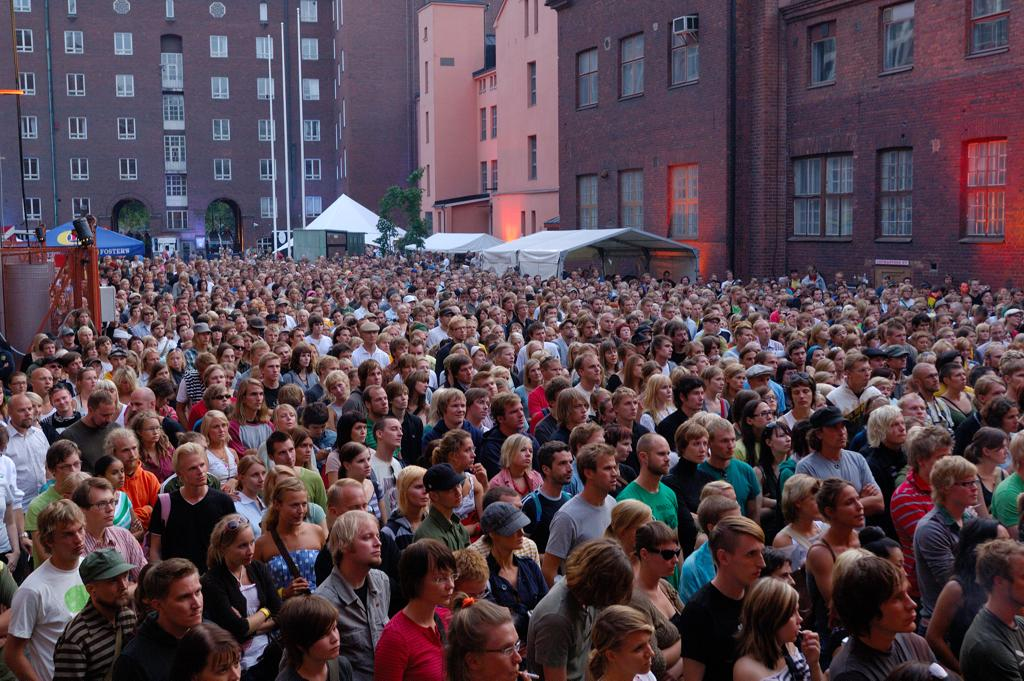
#> input picture ShanghaiTech/part_A/train_data/images/IMG_109.jpg, 1024 x 681 px, found by its file name; its folder holds 4 pictures in this run
$ python visualize.py
#> lines starting #> are read from the running program, lines starting #| are printed output that depends on the picture
import os
import cv2
import matplotlib.pyplot as plt


data_path = r"C:\Users\bolak\OneDrive\Desktop\deepvision\deepvision\ShanghaiTech\part_A\train_data\images"
images = os.listdir(data_path)
print(f"Total images found: {len(images)}")

# Display the first 4 sample images
plt.figure(figsize=(12, 8))
for i, img_name in enumerate(images[:4]):
    img_path = os.path.join(data_path, img_name)
    img = cv2.imread(img_path)
#> img is the input picture: shape (681, 1024, 3); mean B, G, R 77.7, 67.8, 85.7

    if img is None:
        print(f"⚠️ Could not read {img_name}")
        continue

    img = cv2.cvtColor(img, cv2.COLOR_BGR2RGB)
    plt.subplot(2, 2, i + 1)
    plt.imshow(img)
    plt.title(f"Sample {i + 1}: {img_name}")
    plt.axis("off")

plt.tight_layout()
plt.show()
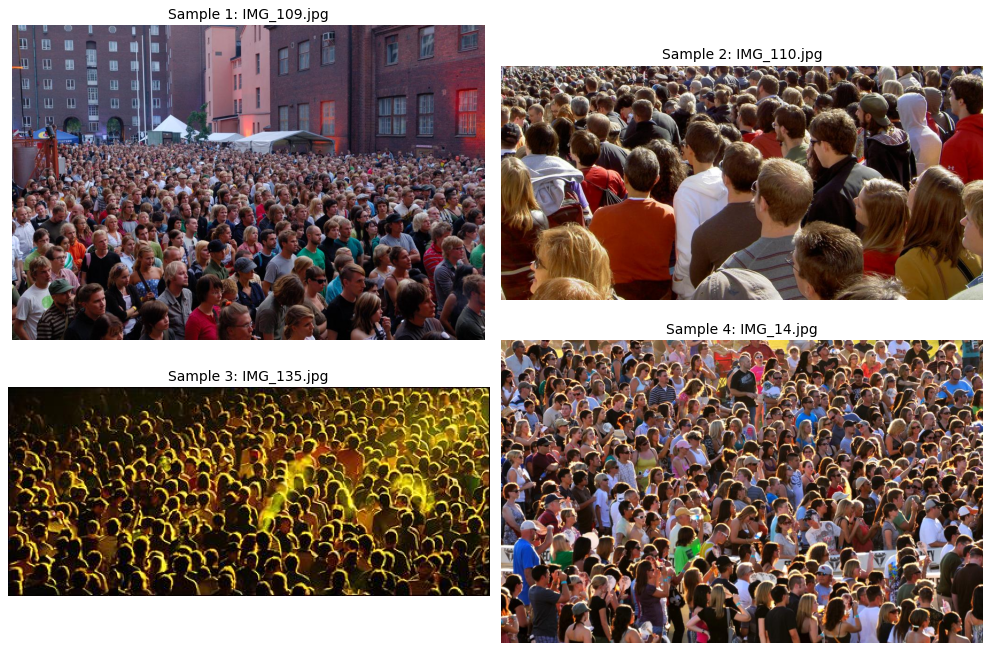
#> figure drawn by matplotlib, 4 panels
